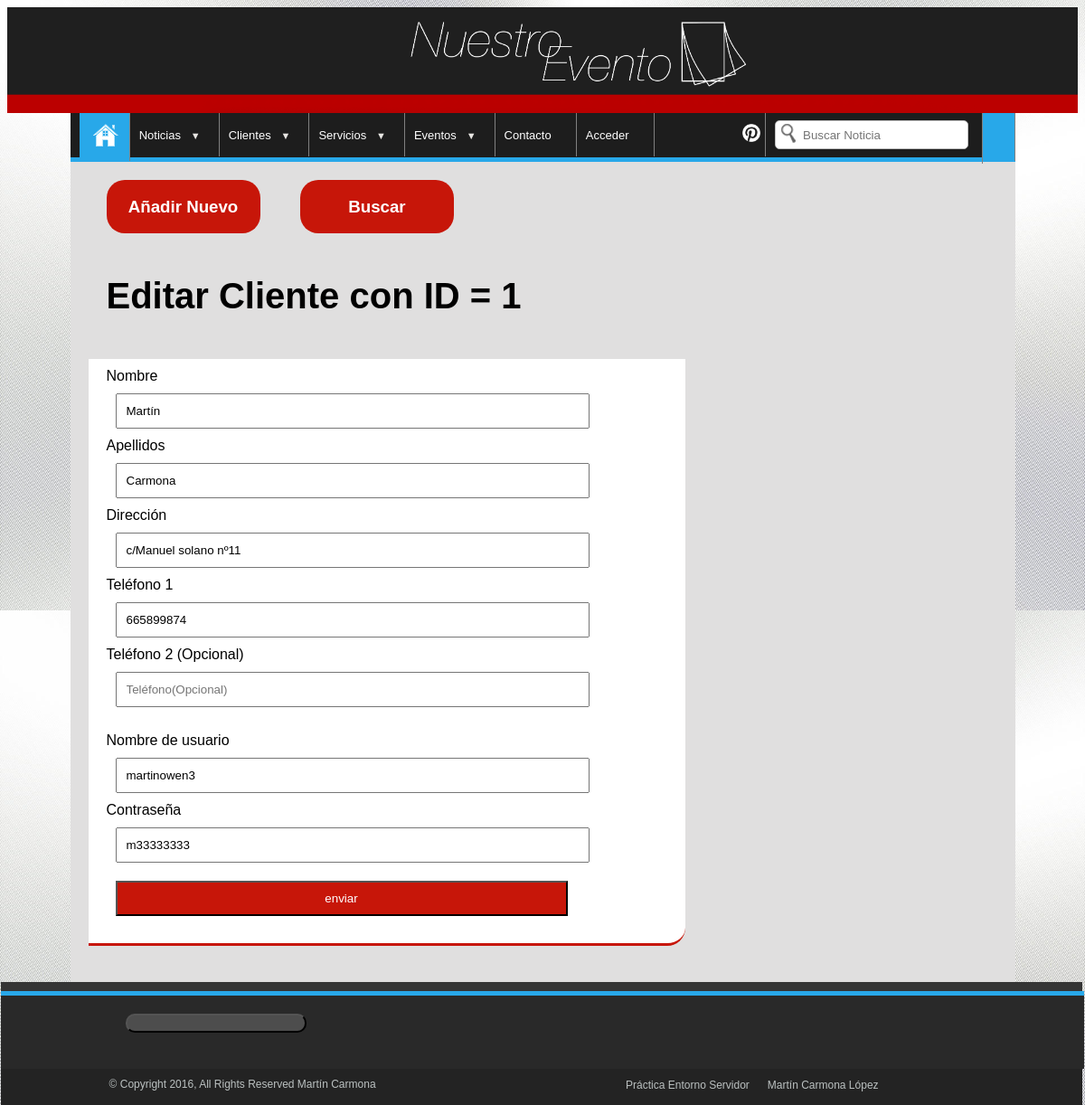
/php/clientes_E.php?id=1, run on the app's committed database.
### tables this page shows
CREATE TABLE `clientes` (
  `id` int(4) NOT NULL,
  `nombre` varchar(20) NOT NULL,
  `apellidos` varchar(30) NOT NULL,
  `direccion` varchar(50) NOT NULL,
  `telefono1` varchar(9) NOT NULL,
  `telefono2` varchar(9) DEFAULT NULL,
  `nick` varchar(20) NOT NULL,
  `pass` varchar(20) NOT NULL
);

### php/clientes_E.php (the view, shortened to what this page needs)
<!DOCTYPE html>
<html
<head>
	<link href="../estilos/style.css" rel="stylesheet" type="text/css">
</head>
<body>
 <div class="centro">
 	<img src="../images/imghead.gif" width="100%">
 </div>
<div class="contenedor">
	<?php
	include('../php/codigohtml.php');
 	?>
	<div class="contenido">
		<div class="noticias">
				<a href="../php/clientes_N.php"><div class="botones3pag"><h3>Añadir Nuevo</h3></div></a>
				<a href="../php/clientes_F.php"><div class="botones3pag"><h3>Buscar</h3></div></a>
			<?php
				$conexion=conexion();
				if ($conexion==true) {
					if(isset($_GET['id'])==TRUE){
					$cons= "SELECT * FROM clientes WHERE id = ".$_GET['id'].";";
					$resul=mysqli_query($conexion,$cons) or die(mysqli_error());
					while($fila=mysqli_fetch_array($resul, MYSQLI_ASSOC)){
						echo "<div class='titulopag'><h1>Editar Cliente con ID = ".$fila['id']."</h1></div>
							  <div class='noticia'><form action='clientes_E.php?id=".$fila['id']."' method='post'>
							  Nombre<br>
							  <input type='text' name='nombre' value='".$fila['nombre']."' placeholder='Nombre'><br>
							  Apellidos<br>
							  <input type='text' name='apellidos' value='".$fila['apellidos']."' placeholder='Apellidos'><br>
							  Dirección<br>
							  <input type='text' name='direccion' value='".$fila['direccion']."' placeholder='Direccion'><br>
							  Teléfono 1<br>
							  <input type='text' name='telefono1' value='".$fila['telefono1']."' placeholder='Teléfono'><br>
							  Teléfono 2 (Opcional)<br>
							  <input type='text' name='telefono2' value='".$fila['telefono2']."' placeholder='Teléfono(Opcional)'><br><br>
							  Nombre de usuario<br>
							  <input type='text' name='nick' value='".$fila['nick']."'><br>
							  Contraseña<br>
							  <input type='text' name='pass' value='".$fila['pass']."'><br>
							  <input type='submit' name='enviar' value='enviar'><br>
							  </form></div>";
						}
					}
					}
			?>
		</div>
	<div class="columna">
	</div>
</div>
</div>
</body>
</html>

### estilos/style.css (style rules this page uses)
body { background-image: url("../images/bg1.jpg"); background-attachment: fixed; background-size: 100%; background-repeat: repeat; font-family: 'Droid Sans',Arial,Verdana,sans-serif; }
.centro { width: 100%; }
.contenedor { margin: 0 auto; background-color: #e0dfdf; width: 1045px; border-style: solid 1px black; }
.contenido { padding: 20px 0px 20px 0px; min-height: 650px; }
.titulopag { padding: 20px; font-size: 20px; }
.botones3pag { display: inline-block; border-radius: 20px; color: white; margin: 0px 20px; background-color: #C71609; padding: 0px 15px; width: 140px; text-align: center; }
.noticias { display: inline-block; width: 660px; margin-left: 20px; vertical-align: top; }
.noticia { background-color: white; width: 640px; min-height: 225px; padding: 10px 0px 20px 20px; margin: 0px 0px 20px 0px; border-bottom: 3px solid #C71609; border-radius: 0px 0px 20px 0px; }
.noticia input,textarea { width: 500px; margin: 10px 0px 10px 10px; padding: 10px; }
.noticia input[type=submit] { background-color: #C71609; color: white; }
.columna { display: inline-block; padding: 0px 0px 20px 20px; }

### data on the page
clientes: id "1", nombre "Martín", apellidos "Carmona", direccion "c/Manuel solano nº11", telefono1 "665899874", nick "martinowen3", pass "m33333333"
